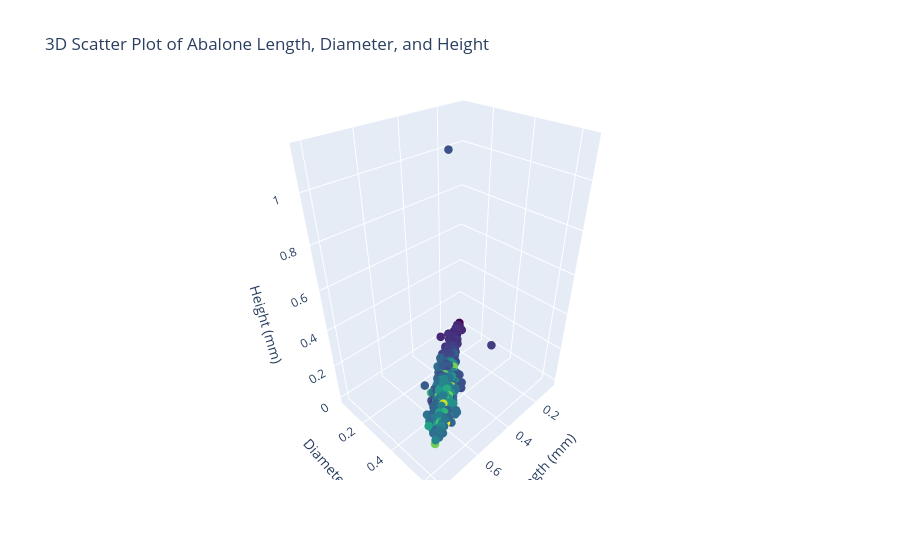

Notebook cell for this chart:
### Markdown cell above
#### 3.2.2. 3D Scatter plots

**TASK:** From the ```plotly.graph_objs``` library we imported earlier, use ```Figure()``` and ```Scatter3d()``` to plot 'Length', 'Diameter' and 'Height' against each other, and colour the dots by 'Rings'. Don't forget a title and axis labels. Then swap them by other features. Again, do you see any interesting relationships?

### Code cell
fig = go.Figure(data=[go.Scatter3d(x=df['Length'], y=df['Diameter'], z=df['Height'],
                                   mode='markers', marker=dict(size=5, color=df['Rings'], colorscale='Viridis'))])
fig.update_layout(title='3D Scatter Plot of Abalone Length, Diameter, and Height',
                  scene=dict(xaxis_title='Length (mm)',
                             yaxis_title='Diameter (mm)',
                             zaxis_title='Height (mm)'))
fig.show()

### Figure 1 — Plotly figure (JSON) as saved in the notebook; plotly's stock layout.template omitted (floating-point values rounded to 4 significant figures; data arrays with more than 128 entries replaced by an {"elided": "..."} marker saying what was removed)
{"data": [{"marker": {"color": {"elided": "4177 int values"}, "colorscale": [[0, "#440154"], [0.1111, "#482878"], [0.2222, "#3e4989"], [0.3333, "#31688e"], [0.4444, "#26828e"], [0.5556, "#1f9e89"], [0.6667, "#35b779"], [0.7778, "#6ece58"], [0.8889, "#b5de2b"], [1, "#fde725"]], "size": 5}, "mode": "markers", "type": "scatter3d", "x": {"elided": "4177 float values"}, "y": {"elided": "4177 float values"}, "z": {"elided": "4177 float values"}}], "layout": {"scene": {"xaxis": {"title": {"text": "Length (mm)"}}, "yaxis": {"title": {"text": "Diameter (mm)"}}, "zaxis": {"title": {"text": "Height (mm)"}}}, "title": {"text": "3D Scatter Plot of Abalone Length, Diameter, and Height"}}}
